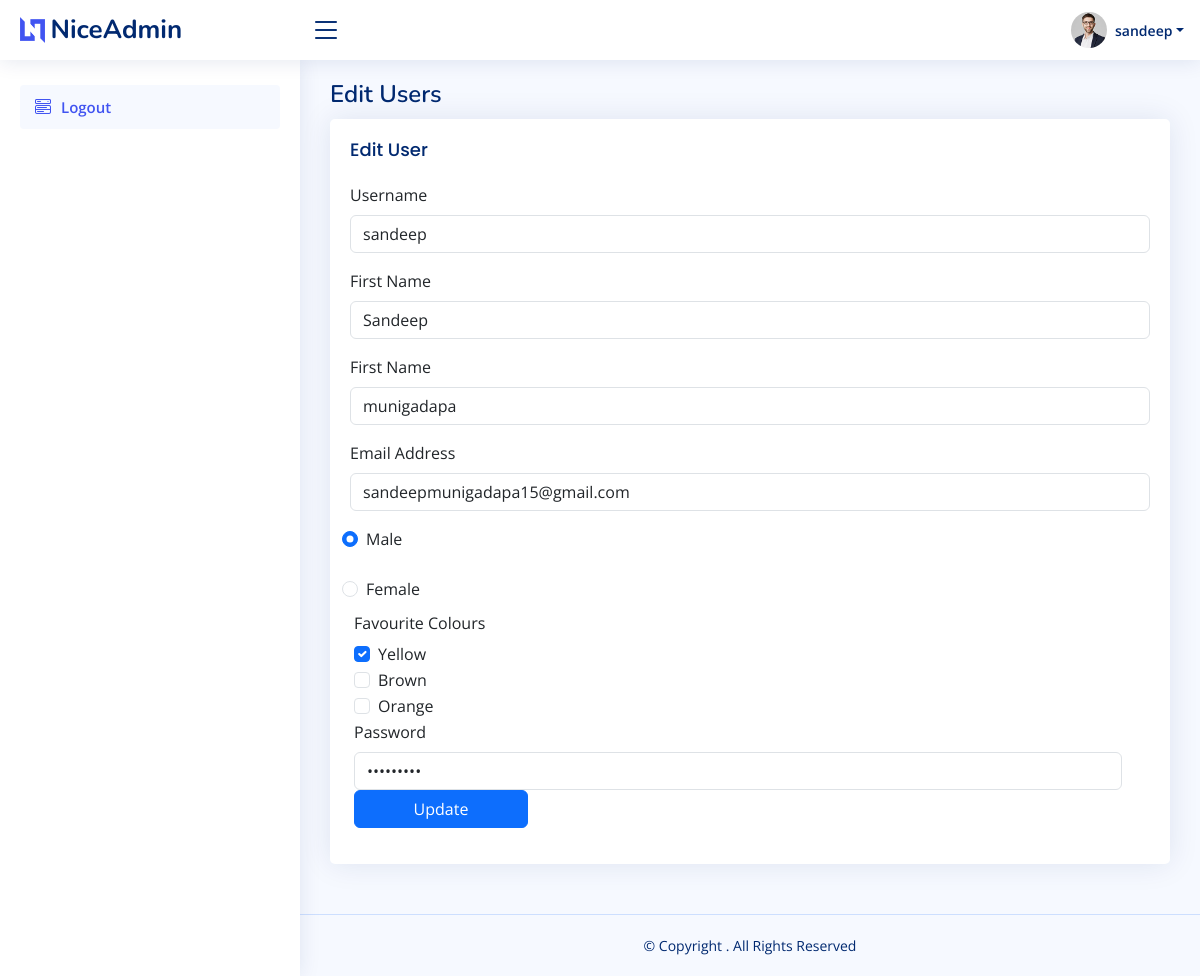
/edit_user.php?user_id=6 (signed in), run on the app's committed database.
### tables this page shows
CREATE TABLE `users` (
  `id` int(11) NOT NULL,
  `first_name` varchar(255) NOT NULL,
  `last_name` varchar(255) NOT NULL,
  `email_id` varchar(255) NOT NULL,
  `gender` varchar(255) NOT NULL,
  `fav_colors` text NOT NULL,
  `user_name` text NOT NULL,
  `password` varchar(255) NOT NULL,
  `role` int(11) NOT NULL,
  `datetime` datetime NOT NULL,
  `is_exist` int(11) NOT NULL DEFAULT 1
);

### edit_user.php (the view, shortened to what this page needs)
<!DOCTYPE html>
<html lang="en">
<?php include('dbconfig.php');?>
<?php include('head.php');
$user_id = $_GET['user_id'];
?>
<body>
  <?php include('header.php');?>
  <?php include('sidebar.php');?>
  <main id="main" class="main">
    <div class="pagetitle">
      <h1>Edit Users</h1>
    </div>
    <section class="section">
      <div class="row">
        <div class="col-lg-12">
          <div class="card">
            <div class="card-body">
              <?php
              $sql="SELECT * FROM users WHERE id='$user_id'";
              $res = mysqli_query($db,$sql);
              $row = mysqli_fetch_assoc($res);
              $color = $row['fav_colors'];
              $each_color = explode(',',$color);
              ?>
<h5 class="card-title">Edit User</h5>
              <form class="row g-3" method="post">
            <div class="col-12">
                <label for="yourUsername" class="form-label">Username</label>
                <div class="input-group">
                  <input type="text" placeholder="Enter User Name" value="<?php echo $row['user_name'];?>" name="u_user_name" class="form-control" id="yourUsername" required>
                </div>
              </div>
              <div class="col-12">
                <label for="yourName" class="form-label">First Name</label>
                <input type="text" value="<?php echo $row['first_name'];?>" name="u_first_name" placeholder="Enter First Name"  class="form-control" id="yourName" required>
              </div>
              <div class="col-12">
                <label for="yourName" class="form-label">First Name</label>
                <input type="text" value="<?php echo $row['last_name'];?>" name="u_last_name" placeholder="Enter Last Name"  class="form-control" id="yourName" required>
              </div>
              <div class="col-12">
                <label for="yourEmail" class="form-label">Email Address</label>
                <input type="email" value="<?php echo $row['email_id'];?>" placeholder="Enter Your Email" name="u_email_id" class="form-control" id="yourEmail" required>
              </div>
                      <div class="form-check">
                        <label for="yourEmail" class="form-label">Male</label>
                        <input class="form-check-input" type="radio" name="u_gender" value="Male" <?php if($row['gender']=='Male'){echo 'Checked';}?>>
                      </div>
                      <div class="form-check">
                        <label for="yourEmail" class="form-label">Female</label>
                        <input class="form-check-input" type="radio" name="u_gender" value="Female" <?php if($row['gender']=='Female'){echo 'Checked';}?>>
                      </div>
                      <div class="row mb-3">
                      <legend class="col-form-label pt-0">Favourite Colours</legend>
                      <div class="col-sm-10">
                      <div class="form-check">
                      <label class="form-check-label">
                        Yellow
                        </label>
                        <input class="form-check-input" name="u_fav_colors[]"
                       value="Yellow"
                          <?php if(in_array("Yellow",$each_color)){echo 'Checked';}?>
                        type="checkbox" id="gridCheck2" >
                      </div>
                      <div class="form-check">
                      <label class="form-check-label">
                        Brown
                        </label>
                        <input class="form-check-input" name="u_fav_colors[]"
                       value="Brown"
                          <?php if(in_array("Brown",$each_color)){echo 'Checked';}?>
                        type="checkbox" id="gridCheck2" >
                      </div>
                      <div class="form-check">
<label class="form-check-label" for="gridCheck2">
Orange
  </label>
  <input class="form-check-input" name="u_fav_colors[]"
 value="Orange"
    <?php if(in_array("Orange",$each_color)){echo 'Checked';}?>
  type="checkbox" id="gridCheck2" >
</div>
                  </div>
              <div class="col-12">
                <label for="yourPassword"  class="form-label">Password</label>
                <input type="password" value="<?php echo $row['password'];?>" placeholder="Enter Password" name="u_password" class="form-control" id="yourPassword" required>
              </div>
              <div class="col-3">
                <button class="btn btn-primary w-100" type="submit" name="update">Update</button>
              </div>
            </form>
            </div>
          </div>
        </div>
      </div>
    </section>
  </main>
  <?php include('footer.php');?>
</body>
</html>

### assets/css/style.css (style rules this page uses)
:root { scroll-behavior: smooth; }
body { font-family: "Open Sans", sans-serif; background: #f6f9ff; color: #444444; }
h1, h2, h3, h4, h5, h6 { font-family: "Nunito", sans-serif; }
#main { margin-top: 60px; padding: 20px 30px; transition: all 0.3s; }
.pagetitle { margin-bottom: 10px; }
.pagetitle h1 { font-size: 24px; margin-bottom: 0; font-weight: 600; color: #012970; }
.card { margin-bottom: 30px; border: none; border-radius: 5px; box-shadow: 0px 0 30px rgba(1, 41, 112, 0.1); }
.card-title { padding: 20px 0 15px 0; font-size: 18px; font-weight: 500; color: #012970; font-family: "Poppins", sans-serif; }
.card-body { padding: 0 20px 20px 20px; }
@media (min-width: 1200px) { #main, #footer { margin-left: 300px; } }

### data on the page
users: u_user_name "sandeep", u_first_name "Sandeep", u_last_name "munigadapa", u_email_id "sandeepmunigadapa15@gmail.com", gender "☑", fav_colors "☑"

### other printed values
$_SESSION['user_name'] "sandeep"
